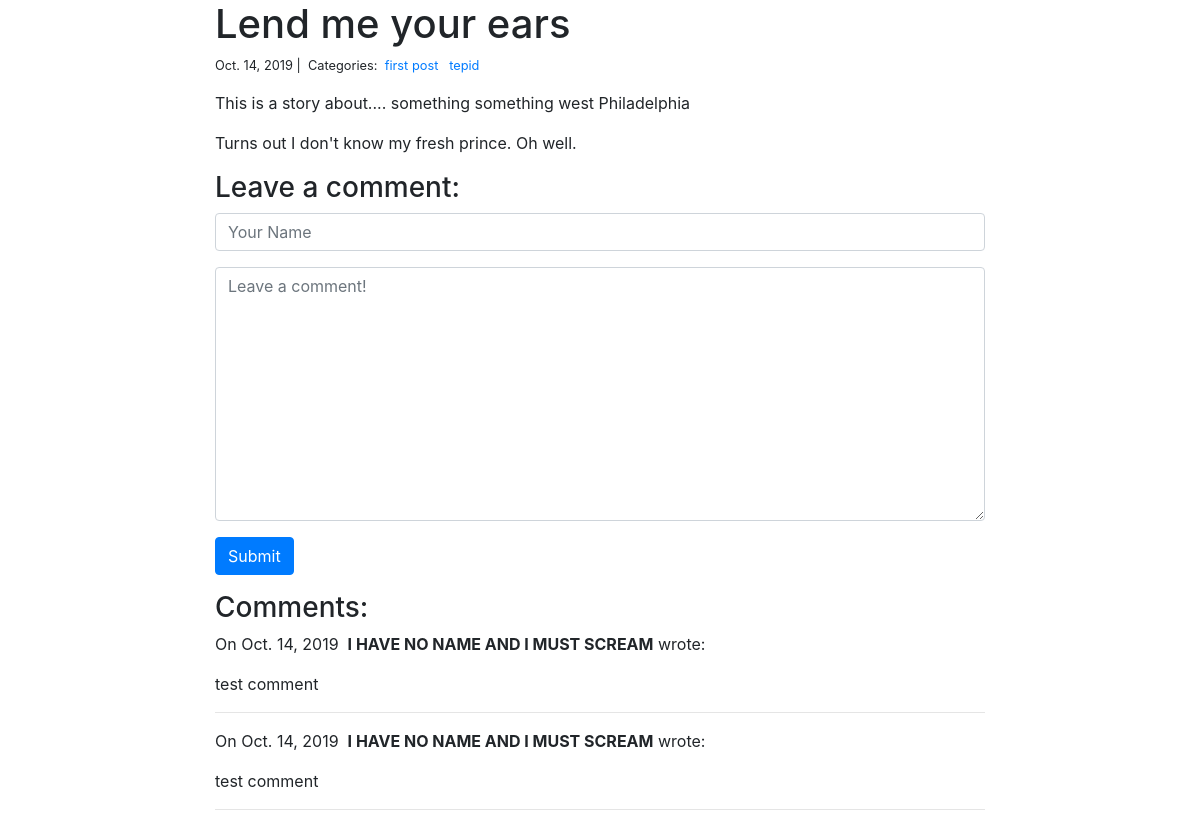
Page /blog/1/ on the committed database.
### blog/models.py (models this page shows)
class Post(models.Model):
    title = models.CharField(max_length=255)
    body = models.TextField()
    created_on = models.DateTimeField(auto_now_add=True)
    last_modified = models.DateTimeField(auto_now=True)
    categories = models.ManyToManyField('Category', related_name='posts')

class Category(models.Model):
    name = models.CharField(max_length=20)

class Comment(models.Model):
    author = models.CharField(max_length=60)
    body = models.TextField()
    created_on = models.DateTimeField(auto_now_add=True)
    post = models.ForeignKey('Post', on_delete=models.CASCADE)

### blog/views.py (the view, shortened to what this page needs)
# urls.py: path("<int:pk>/", views.blog_detail, name="blog_detail"),
def blog_detail(request, pk):
    post = Post.objects.get(pk=pk)
    form = CommentForm()
    comments = Comment.objects.filter(post=post)
    context = {
        "post": post,
        "comments": comments,
        "form" : form,
    }
    return render(request, "blog_detail.html", context)

### blog/forms.py
class CommentForm(forms.Form):
    author = forms.CharField(
        max_length=60,
        widget=forms.TextInput(attrs={
            "class": "form-control",
            "placeholder": "Your Name"
        })
    )
    body = forms.CharField(widget=forms.Textarea(
        attrs={
            "class": "form-control",
            "placeholder": "Leave a comment!"
        })
    )

### blog/templates/blog_detail.html (shortened to what this page needs)
{% extends "base.html" %}
{% block page_content %}
<div class="col-md-8 offset-md-2">
    <h1>{{ post.title }}</h1>
    <small>
        {{ post.created_on.date }} |&nbsp;
        Categories:&nbsp;
        {% for category in post.categories.all %}
        <a href="{% url 'blog_category' category.name %}">
            {{ category.name }}
        </a>&nbsp;
        {% endfor %}
    </small>
    <p>{{ post.body | linebreaks }}</p>
    <h3>Leave a comment:</h3>
    <form action="/blog/{{ post.pk }}/" method="post">
        <div class="form-group">
            {{ form.author }}
        </div>
        <div class="form-group">
            {{ form.body }}
        </div>
        <button type="submit" class="btn btn-primary">Submit</button>
    </form>
    <h3>Comments:</h3>
    {% for comment in comments %}
    <p>
        On {{comment.created_on.date }}&nbsp;
        <b>{{ comment.author }}</b> wrote:
    </p>
    <p>{{ comment.body }}</p>
    <hr>
    {% endfor %}
</div>
{% endblock %}

### tute/templates/base.html (shortened to what this page needs)
<link rel="stylesheet" href="https://stackpath.bootstrapcdn.com/bootstrap/4.1.3/css/bootstrap.min.css">
{% block page_content %}{% endblock %}

### rows in the picture
Post: title "Lend me your ears", created_on "Oct. 14, 2019", body "This is a story about.... something something west Philadelphia Turns out I don't know my fresh prince. Oh well."
Category: name "first post"
Category: name "tepid"
Comment: created_on "Oct. 14, 2019", author "I HAVE NO NAME AND I MUST SCREAM", body "test comment"
Comment: created_on "Oct. 14, 2019", author "I HAVE NO NAME AND I MUST SCREAM", body "test comment"
